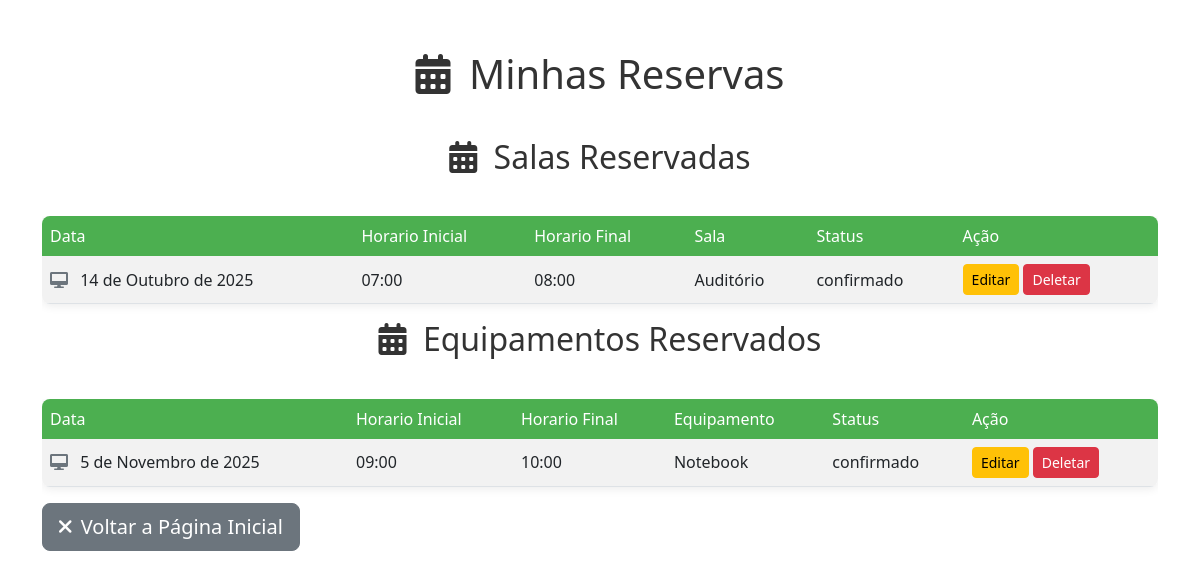
The app's page /reservas/, older data.
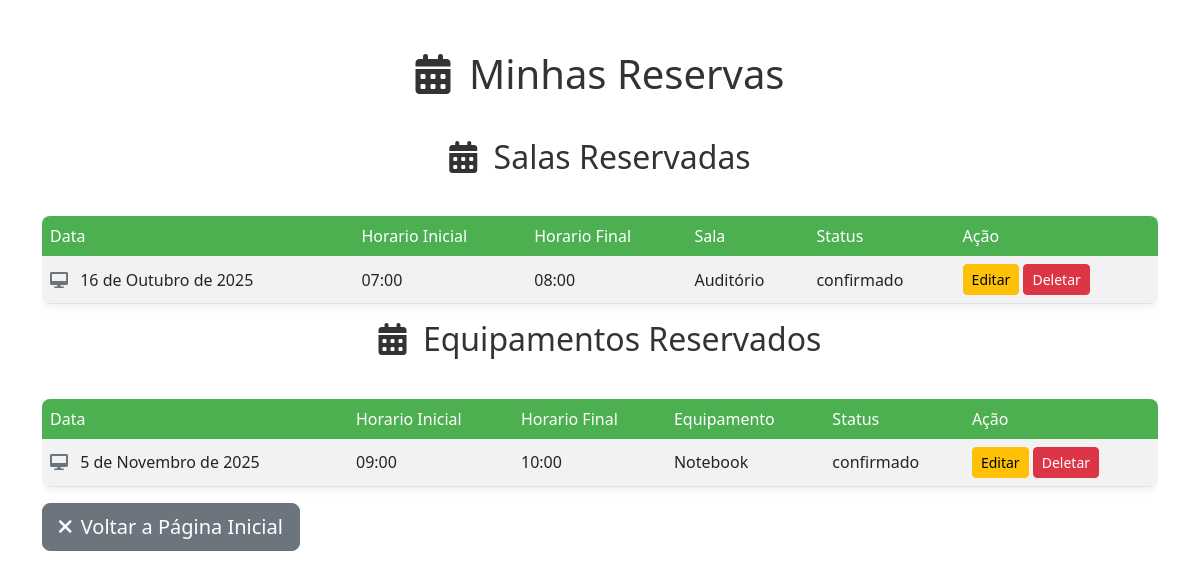
The same page, newer data.
### app/models.py (models this page shows, shortened)
class ReservaSala(models.Model):
    sala = models.ForeignKey(Sala, on_delete=models.PROTECT)
    data = models.DateField()
    hora_inicio = models.TimeField()
    hora_fim = models.TimeField()
    status = models.CharField(max_length=50, default='confirmado')

class Sala(models.Model):
    idSala = models.AutoField(primary_key=True)
    nome = models.CharField(max_length=100)
    capacidade = models.IntegerField()
    statusDisponibilidade = models.CharField(max_length=50, default='disponível')
    def __str__(self):
        return self.nome

### app/views.py (the view)
# urls.py: path('reservas/', reservas, name='reservas'),
def reservas(request):
    reservasSala = ReservaSala.objects.all().order_by('-data', '-hora_inicio', '-hora_fim')
    reservasEquipamento = ReservaEquipamento.objects.all().order_by('-data', '-hora_inicio', '-hora_fim')
    return render(request, 'reservas.html', {'reservaSala': reservasSala, 'reservaEquipamento': reservasEquipamento })

### app/models.py (called while the page is built)
    def __str__(self):
        return self.tipo

### app/templates/reservas.html (shortened to what this page needs)
{% load static %}
<!DOCTYPE html>
<html lang="pt-br">
<head>
    <link href="https://cdn.jsdelivr.net/npm/bootstrap@5.3.0/dist/css/bootstrap.min.css" rel="stylesheet">
    <link rel="stylesheet" href="https://cdnjs.cloudflare.com/ajax/libs/font-awesome/6.0.0-beta3/css/all.min.css" />
</head>
<body>
    <div class="container dashboard-container">
        <h1 class="welcome-header">
            <i class="fas fa-calendar-alt me-2"></i> Minhas Reservas
        </h1>
        <h2 class="welcome-header">
            <i class="fas fa-calendar-alt me-2"></i> Salas Reservadas
        </h2>
        <div class="table-responsive">
            <table class="table table-striped table-hover align-middle">
                <thead>
                    <tr>
                        <th scope="col">Data</th>
                        <th scope="col">Horario Inicial</th>
                        <th scope="col">Horario Final</th>
                        <th scope="col">Sala</th>
                        <th scope="col">Status</th>
                        <th scope="col">Ação</th>
                    </tr>
                </thead>
                <tbody>
                    {%for r in reservaSala%}
                    <tr>
                        <td><i class="fas fa-desktop me-2 text-secondary"></i> {{ r.data }}</td>
                        <td>{{ r.hora_inicio }}</td>
                        <td>{{ r.hora_fim }}</td>
                        <td>{{ r.sala }}</td>
                        <td>{{ r.status }}</td>
                        <td>
                            <a href="{% url 'editar_reserva_sala' r.id %}" class="btn btn-warning btn-sm">Editar</a>
                            <a href="{% url 'deletar_reserva_sala' r.id %}" class="btn btn-danger btn-sm">Deletar</a>
                        </td>
                    {% empty %}
                    <tr>
                        <td colspan="4" class="text-center">Nenhum aluno cadastrado.</td>
                    </tr>
                    {%endfor%}
                </tbody>
            </table>
        </div>
        <h2 class="welcome-header">
            <i class="fas fa-calendar-alt me-2"></i> Equipamentos Reservados
        </h2>
        <div class="table-responsive">
            <table class="table table-striped table-hover align-middle">
                <thead>
                    <tr>
                        <th scope="col">Data</th>
                        <th scope="col">Horario Inicial</th>
                        <th scope="col">Horario Final</th>
                        <th scope="col">Equipamento</th>
                        <th scope="col">Status</th>
                        <th scope="col">Ação</th>
                    </tr>
                </thead>
                <tbody>
                    {%for r in reservaEquipamento%}
                    <tr>
                        <td><i class="fas fa-desktop me-2 text-secondary"></i> {{ r.data }}</td>
                        <td>{{ r.hora_inicio }}</td>
                        <td>{{ r.hora_fim }}</td>
                        <td>{{ r.equipamento }}</td>
                        <td>{{ r.status }}</td>
                        <td>
                            <a href="{% url 'editar_reserva_equipamento' r.id %}" class="btn btn-warning btn-sm">Editar</a>
                            <a href="{% url 'deletar_reserva_equipamento' r.id %}" class="btn btn-danger btn-sm">Deletar</a>
                        </td>
                    </tr>
                    {% empty %}
                    <tr>
                        <td colspan="4" class="text-center">Nenhum Equipamento Reservado.</td>
                    </tr>
                    {%endfor%}
                </tbody>
            </table>
        </div>
        <a href="{% url 'index' %}" class="btn btn-secondary btn-lg order-md-1">
            <i class="fas fa-times me-1"></i> Voltar a Página Inicial
        </a>
    </div>
</body>
</html>

Row changes from the older to the newer data that the page shows:
changed ReservaSala "confirmado": data "14 de Outubro de 2025" → "16 de Outubro de 2025"
